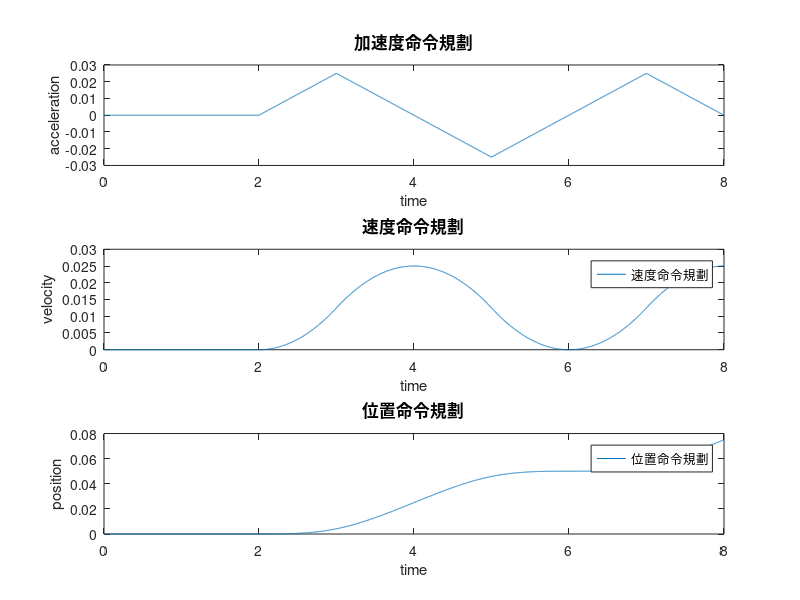

Reproduce this figure in MATLAB.
clc, clear, close all;

sampT=0.001;  
%% J,Fc,sigma2
% tf = 20;
% position_cmd = zeros(1,tf/sampT);    
% velocity_cmd = zeros(1,tf/sampT);     
% acceleration_cmd = zeros(1,tf/sampT);
% 
% i=1;
% for t=0:sampT:tf-sampT
%     if(t>=0 && t<2)
%        acceleration_cmd(i) = 0;
%     elseif(t>=2 && t<4)
%         acceleration_cmd(i) = acceleration_cmd(i-1) + 0.05*sampT;
%     elseif(t>=4 && t<8)
%         acceleration_cmd(i) = acceleration_cmd(i-1) - 0.05*sampT;
%     elseif(t>=8 && t<12)
%         acceleration_cmd(i) = acceleration_cmd(i-1) + 0.05*sampT;
%     elseif(t>=12 && t<16)
%         acceleration_cmd(i) = acceleration_cmd(i-1) - 0.05*sampT;
%     elseif(t>=16 && t<18)
%         acceleration_cmd(i) = acceleration_cmd(i-1) + 0.05*sampT;
%     elseif(t>=18 && t<=20)
%         acceleration_cmd(i) = 0;
%     end
%     
%     velocity_cmd(i+1) = velocity_cmd(i) + acceleration_cmd(i)*sampT;
%     position_cmd(i+1) = position_cmd(i) + velocity_cmd(i)*sampT + 0.5*acceleration_cmd(i)*sampT*sampT;
% 
%     i = i+1;
%     if(i==tf/sampT)
%         break;
%     end
% end

% fid = fopen('command_forJ.txt','wt');
% i=1;
% for t = 0:sampT:tf-sampT
%     fprintf(fid,'%f\t',position_cmd(i));
%     fprintf(fid,'%f\t',velocity_cmd(i));
%     fprintf(fid,'%f\n',acceleration_cmd(i));
%     i = i+1;
%     if(i==tf/sampT)
%         break;
%     end
% end
% fclose(fid);
%% Fs
% tf = 6;
% position_cmd = zeros(1,tf/sampT);    
% velocity_cmd = zeros(1,tf/sampT);     
% acceleration_cmd = zeros(1,tf/sampT);
% 
% i=1;
% for t=0:sampT:tf
%     if(i==1)
%        acceleration_cmd(i) = 0;
%     else
%         acceleration_cmd(i) = acceleration_cmd(i-1) + 0.025*sampT/3;
%     end
%     if(i==tf/sampT)
%         break;
%     end
%     velocity_cmd(i+1) = velocity_cmd(i) + acceleration_cmd(i)*sampT;
%     position_cmd(i+1) = position_cmd(i) + velocity_cmd(i)*sampT + 0.5*acceleration_cmd(i)*sampT*sampT;
%     i = i + 1;
% end
% 
% fid = fopen('command_forFs.txt','wt');
% i=1;
% for t = 0:sampT:tf-sampT
%     fprintf(fid,'%f\t',position_cmd(i));
%     fprintf(fid,'%f\t',velocity_cmd(i));
%     fprintf(fid,'%f\n',acceleration_cmd(i));
%     i = i+1;
%     if(i==tf/sampT)
%         break;
%     end
% end
% fclose(fid);

%% sigma0, sigma1
tf = 8;
position_cmd = zeros(1,tf/sampT);    
velocity_cmd = zeros(1,tf/sampT);     
acceleration_cmd = zeros(1,tf/sampT);

i=1;
for t=0:sampT:tf-sampT
    if(t>=0 && t<2)
       acceleration_cmd(i) = 0;
    elseif(t>=2 && t<3)
        acceleration_cmd(i) = acceleration_cmd(i-1) + 0.025*sampT;
    elseif(t>=3 && t<5)
        acceleration_cmd(i) = acceleration_cmd(i-1) - 0.025*sampT;
    elseif(t>=5 && t<7)
        acceleration_cmd(i) = acceleration_cmd(i-1) + 0.025*sampT;
    elseif(t>=7 && t<9)
        acceleration_cmd(i) = acceleration_cmd(i-1) - 0.025*sampT;
    elseif(t>=9 && t<10)
        acceleration_cmd(i) = acceleration_cmd(i-1) + 0.025*sampT;
    elseif(t>=10 && t<=12)
        acceleration_cmd(i) = 0;
    end
    
    velocity_cmd(i+1) = velocity_cmd(i) + acceleration_cmd(i)*sampT;
    position_cmd(i+1) = position_cmd(i) + velocity_cmd(i)*sampT + 0.5*acceleration_cmd(i)*sampT*sampT;

    i = i+1;
    if(i==tf/sampT)
        break;
    end
end
% fid = fopen('command_forFs.txt','wt');
% i=1;
% for t = 0:sampT:tf-sampT
%     fprintf(fid,'%f\t',position_cmd(i));
%     fprintf(fid,'%f\t',velocity_cmd(i));
%     fprintf(fid,'%f\n',acceleration_cmd(i));
%     i = i+1;
%     if(i==tf/sampT)
%         break;
%     end
% end
% fclose(fid);
%% 畫圖
time = 0:sampT:tf-sampT;

figure(1)
subplot(3,1,1)
plot(time,acceleration_cmd);
title('加速度命令規劃','FontSize',12);
xlabel('time');
ylabel('acceleration');

subplot(3,1,2)
plot(time,velocity_cmd);
title('速度命令規劃','FontSize',12);
legend('速度命令規劃');
xlabel('time');
ylabel('velocity'); 

subplot(3,1,3)
plot(time,position_cmd);
title('位置命令規劃','FontSize',12);
legend('位置命令規劃');
xlabel('time');
ylabel('position'); 





    